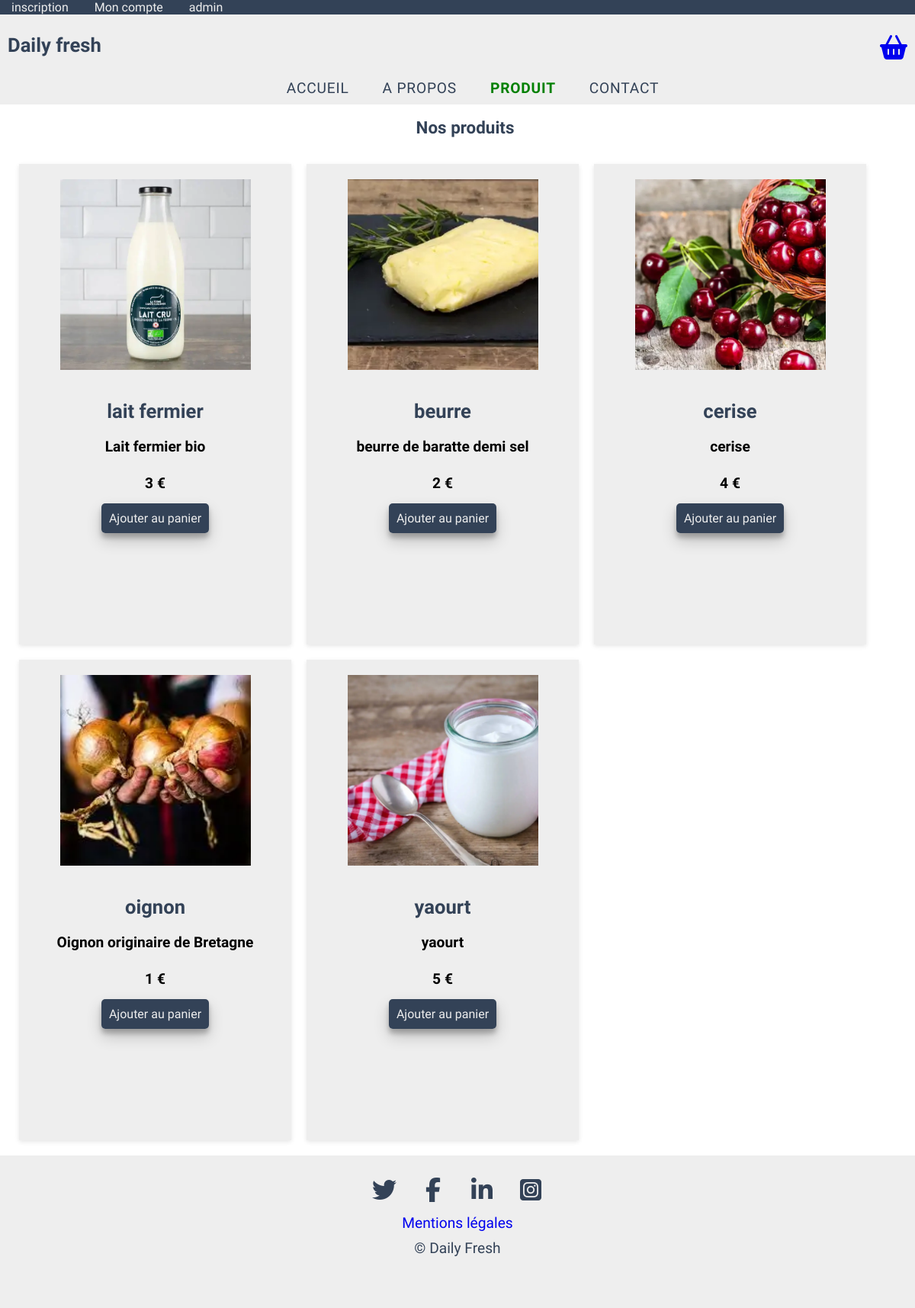
/index.php?page=produitView, run on the app's committed database.
### tables this page shows
CREATE TABLE `product` (
  `id` int(11) NOT NULL,
  `name` varchar(100) NOT NULL,
  `alt` varchar(255) NOT NULL,
  `description` text NOT NULL,
  `price` decimal(20,0) NOT NULL,
  `categories_id` int(11) NOT NULL,
  `img` varchar(255) NOT NULL
);

### app/Controllers/ControllerFront.php (called while the page is built, shortened)
<?php
class ControllerFront
{
  public function produitView()
  {
    $produitModel = new \Projet\Models\front\ProduitModel();
    $produits = $produitModel->returnProducts();
    require('app/Views/front/produitView.php');
  }
}

### app/Models/front/ProduitModel.php (called while the page is built, shortened)
<?php
class ProduitModel extends \Projet\Models\Manager
{
    public function returnProducts()
    {
        $bdd = $this->dbConnect();
        $produits = $bdd->query('SELECT id, name, description, price, img, alt from product ');
        return $produits;
    }
}

### app/Views/front/produitView.php (the view, shortened to what this page needs)
<section id="block_produitsView">
    <div id="block_inside_produits">
        <h1>Nos produits</h1>
        <div id="produits_laitier">
            <?php  foreach($produits as $produit) : ?>
            <div class="produit_laitier_inside">
                <img src="<?= $produit['img'] ?>" alt ="<?= $produit['alt'] ?>">
                <h2><?= $produit['name']?></h2>
                <p><?= $produit['description']?></p>
                <p><?= $produit['price'] ?> €</p>
            <a href="#" class="button_ajout button" title="ajouter panier" data-product='{"id":<?= $produit["id"]; ?>}'>Ajouter au panier</a>
            </div>
            <?php endforeach; ?>
        </div>
    </div>
</section>
<?php
require('app/Views/template/base.php');
?>

### app/Public/design/css/default.css (style rules this page uses)
.button_style,section#container_connexion_administrateur #form_connexion_administrateur button,section#container_connexion_administrateur #form_connexion_client button,section#container_connexion_administrateur #form_creation_admin button,section#container_connexion_client #form_connexion_administrateur button,section#container_connexion_client #form_connexion_client button,section#container_connexion_client #form_creation_admin button,#container_creation_administrateur #form_connexion_administrateur button,#container_creation_administrateur #form_connexion_client button,#container_creation_administrateur #form_creation_admin button,#block_image_404 #block_bouton_404 .button,section#block_identifiant_incorectes a,#container_inscription form .button,#container_contact form .button,#container_connexion_client form .button,section#block_produitsView #block_inside_produits .produit_laitier_inside .button,#block_pourquoi .blocks_inside_pourquoi .design_block_hover .button,#block_pourquoi .blocks_inside_pourquoi .button,section#block_image_parallax #block_absolute_image .button,.design_block_hover button { cursor:pointer;padding:10px;border-radius:5px;box-shadow:rgba(0,0,0,.19) 0px 10px 20px,rgba(0,0,0,.23) 0px 6px 6px }
* { padding:0;margin:0;box-sizing:border-box }
html { height:100% }
body { font-family:"Quicksand",sans-serif,Georgia,"Times New Roman",Times,serif;min-height:100%;width:100%;position:relative }
a { text-decoration:none }
h1,h2,h3 { text-align:center }
h1 { font-size:1rem }
h2 { color:#334257;font-size:1.6rem;margin-top:15px;margin-bottom:20px }
section#block_produitsView { text-align:center;margin:5px }
section#block_produitsView #block_inside_produits { width:100%;margin:10px;margin-top:50px }
section#block_produitsView #block_inside_produits h1 { font-size:1.4rem;color:#334257;margin-bottom:25px }
section#block_produitsView #block_inside_produits .produit_laitier_inside { justify-content:center;background-color:#eee;margin:30px 10px;height:630px;box-shadow:0 2px 6px 0 #e5e5e5 }
section#block_produitsView #block_inside_produits .produit_laitier_inside img { width:90%;object-fit:cover;margin:20px auto }
section#block_produitsView #block_inside_produits .produit_laitier_inside p { font-size:1.2rem;font-weight:bold;padding-bottom:25px }
section#block_produitsView #block_inside_produits .produit_laitier_inside .button { background-color:#334257;color:#eee;width:40%;margin:auto;margin-top:20px }
@media screen and (min-width: 688px) { p { font-size:1.2rem } }
@media screen and (min-width: 688px) { section#block_produitsView h1 { margin-top:25px } }
@media screen and (min-width: 688px) { section#block_produitsView #produits_laitier { display:flex;flex-wrap:wrap } }
@media screen and (min-width: 688px) { section#block_produitsView #produits_laitier .produit_laitier_inside { width:30%;margin:10px } }
@media screen and (min-width: 688px) { section#block_produitsView #produits_laitier .produit_laitier_inside img { width:90% } }
@media screen and (min-width: 1024px) { section#block_produitsView #block_inside_produits .produit_laitier_inside img { height:250px;width:250px } }

### data on the page
product: img (picture), name "lait fermier", description "Lait fermier bio", price "3"
product: img (picture), name "beurre", description "beurre de baratte demi sel", price "2"
product: img+alt (picture), name "cerise", description "cerise", price "4"
product: img (picture), name "oignon", description "Oignon originaire de Bretagne", price "1"
product: img+alt (picture), name "yaourt", description "yaourt", price "5"
